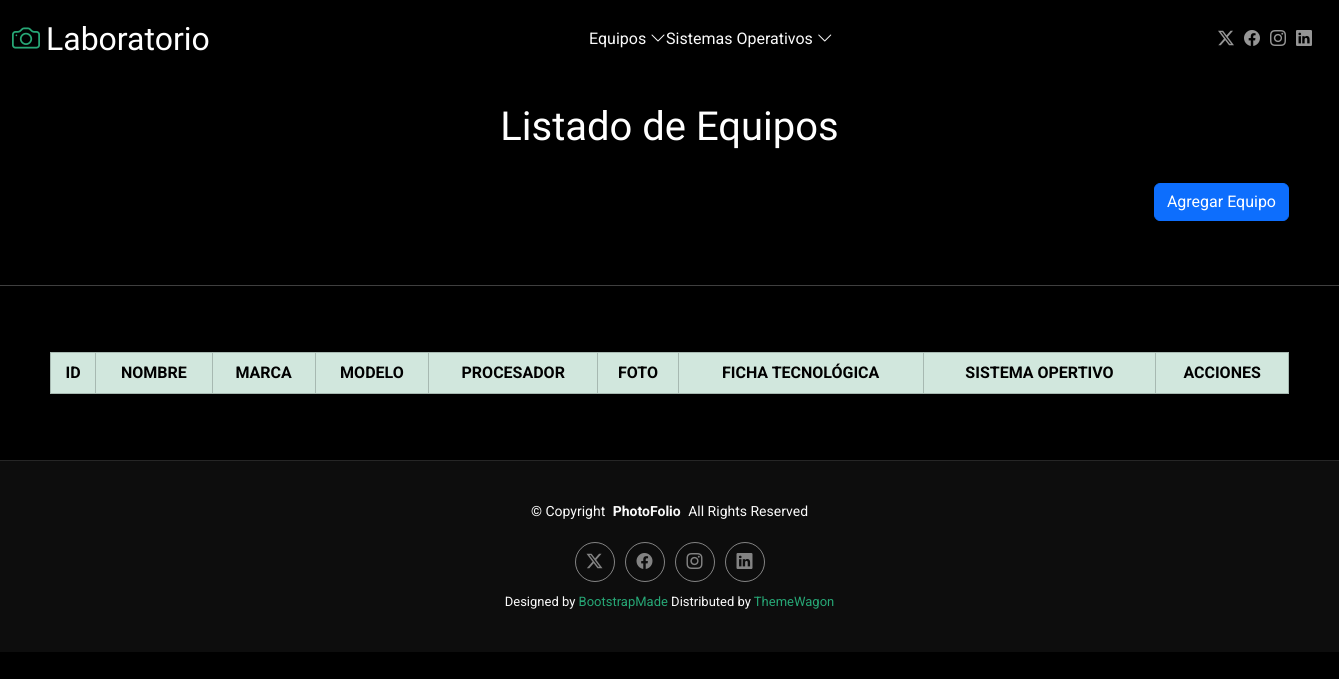
The app's page /inicioeq, older data.
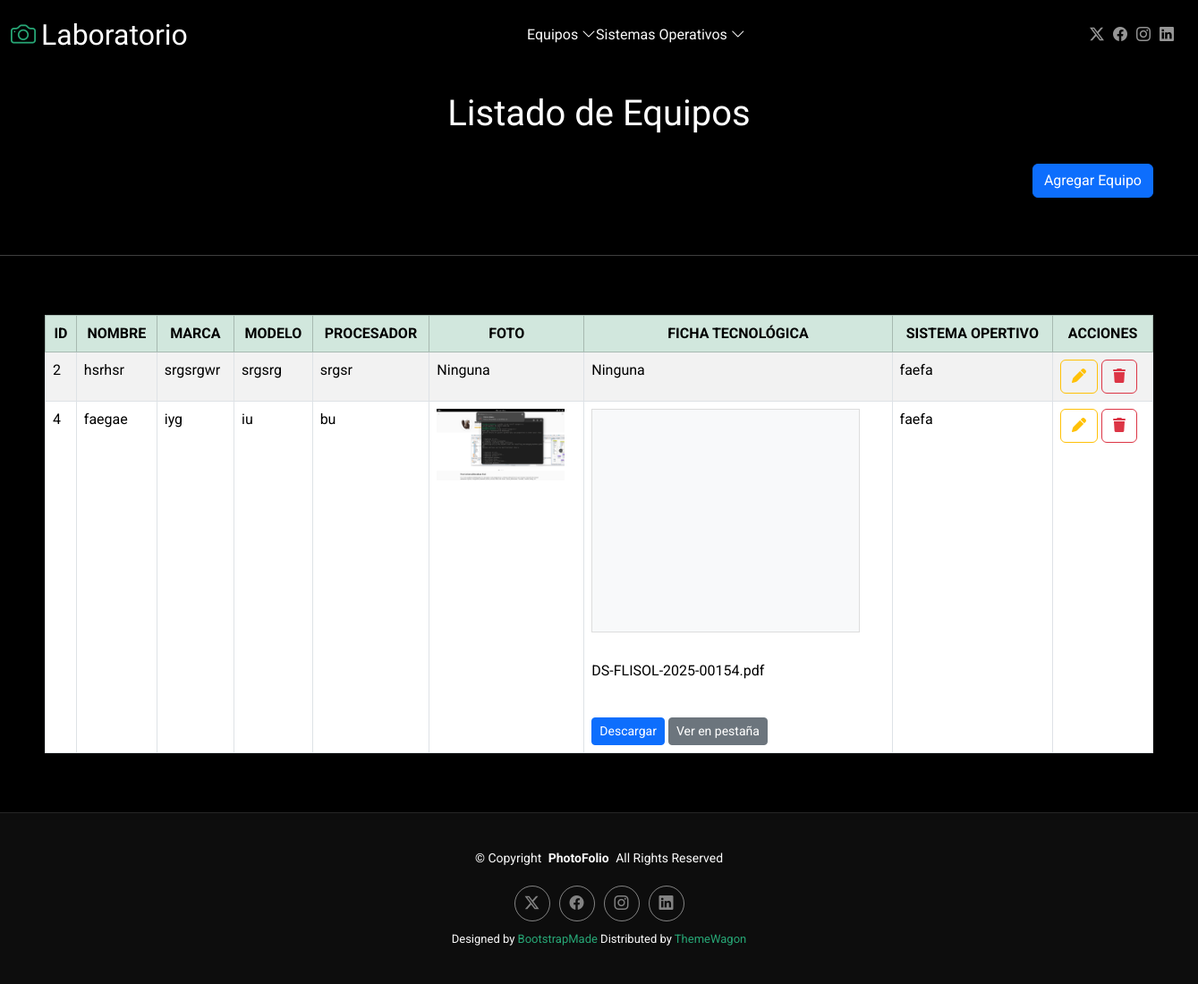
The same page, newer data.
### Aplicaciones/Equipo/models.py (models this page shows)
class Equipo(models.Model):
    nombre = models.CharField(max_length=100)
    marca = models.CharField(max_length=50)
    modelo = models.CharField(max_length=50)
    procesador = models.CharField(max_length=50)
    fotoe = models.FileField(upload_to='equipos')
    fichatec = models.FileField(upload_to='equipos')
    sistema_operativo = models.ForeignKey(SistemaOperativo, on_delete=models.CASCADE)

### Aplicaciones/SistemaOperativo/models.py (models this page shows, shortened)
class SistemaOperativo(models.Model):
    nombre = models.CharField(max_length=100)
    version = models.CharField(max_length=50)
    documentacion = models.FileField(upload_to='documentos_so/', null=True, blank=True)

### Aplicaciones/Equipo/views.py (the view)
# urls.py: path('inicioeq',views.inicio,name='inicioeq'),
def inicio(request):
    listadoEquipo=Equipo.objects.all()
    return render(request,"inicioeq.html",{'equipo':listadoEquipo})

### Aplicaciones/Equipo/templates/inicioeq.html (shortened to what this page needs)
{% extends 'plantilla.html' %}
{% load static %}
{% block body %}
<br>
<h1 class="text-center">Listado de Equipos</h1>
<br>
<div class="text-center " style="display: flex; justify-content: right;margin-right: 50px;">
    <a href="nuevoEquipo" class="btn btn-primary " >
        Agregar Equipo
    </a>
</div>
<br>
<br>
<hr>
<div style="width: 100%; height: auto; padding:  50px; ">
    <table class="table table-bordered table-striped table-hover mx-10" id= "tbl_equipo" >
        <thead>
            <tr class="table-success text-center">
                    <th>ID</th>
                    <th>NOMBRE</th>
                    <th>MARCA</th>
                    <th>MODELO</th>
                    <th>PROCESADOR</th>
                    <th>FOTO</th>
                    <th>FICHA TECNOLÓGICA</th>
                    <th>SISTEMA OPERTIVO</th>
                    <th>ACCIONES</th>
            </tr>
        </thead>
        <tbody>
            {% for equipoTemporal in equipo %}
                    <tr>
                        <td>{{equipoTemporal.id}}</td>
                        <td>{{equipoTemporal.nombre}}</td>
                        <td>{{equipoTemporal.marca}}</td>
                        <td>{{equipoTemporal.modelo}}</td>
                        <td>{{equipoTemporal.procesador}}</td>
                        <td>
                            {% if equipoTemporal.fotoe %}
                                <img src="{{equipoTemporal.fotoe.url}}" alt="" height="80px">
                            {% else %}
                                Ninguna
                            {% endif %}
                        </td>
                        <td>
                            {% if equipoTemporal.fichatec %}
                                <iframe
                                    src="{{ equipoTemporal.fichatec.url }} "
                                    width="300"
                                    height="250"
                                    style="border: 1px solid #ddd; background: #f8f9fa;"
                                    title="Vista previa del documento"
                                    type="application/pdf">
                                </iframe>
                                <br>
                                <br>
                                <p>{{ equipoTemporal.fichatec.name|slice:"8:" }}</p>
                                <br>
                                <a href="{{ equipoTemporal.fichatec.url }}" download class="btn btn-sm btn-primary">Descargar</a>
                                <a href="{{ equipoTemporal.fichatec.url }}" target="_blank" class="btn btn-sm btn-secondary">Ver en pestaña</a>
                            {% else %}
                                Ninguna
                            {% endif %}
                        </td>
                        <td>{{equipoTemporal.sistema_operativo.nombre}}</td>
                        <td>
                            <a href="editarEquipo/{{equipoTemporal.id}}" class="btn btn-outline-warning">
                                <i class="fa fa-pen"></i>
                            </a>
                            <a href="#" class="btn btn-outline-danger" onclick="confirmarEliminacion('{{equipoTemporal.id}}')">
                                <i class="fa fa-trash"></i>
                            </a>
                        </td>
                    </tr>
            {% endfor %}
        </tbody>
    </table>
</div>
{% endblock %}

### Aplicaciones/templates/plantilla.html (shortened to what this page needs)
{% load static %}
<!DOCTYPE html>
<html lang="en">
<head>
<link href="https://cdn.jsdelivr.net/npm/bootstrap@5.3.3/dist/css/bootstrap.min.css" rel="stylesheet">
<link rel="stylesheet" href="https://cdnjs.cloudflare.com/ajax/libs/font-awesome/6.7.2/css/all.min.css" />
<link rel="stylesheet" href="https://cdn.datatables.net/1.13.7/css/dataTables.bootstrap5.min.css">
<link rel="stylesheet" href="https://cdn.datatables.net/buttons/2.4.2/css/buttons.dataTables.min.css">
<link rel="stylesheet" href="https://cdnjs.cloudflare.com/ajax/libs/bootstrap-fileinput/5.5.4/css/fileinput.min.css" />
  <link href="{% static 'plantilla/Pho/assets/vendor/bootstrap/css/bootstrap.min.css'%}" rel="stylesheet">
  <link href="{% static 'plantilla/Pho/assets/vendor/bootstrap-icons/bootstrap-icons.css'%}" rel="stylesheet">
  <link href="{% static 'plantilla/Pho/assets/vendor/aos/aos.css'%}" rel="stylesheet">
  <link href="{% static 'plantilla/Pho/assets/vendor/glightbox/css/glightbox.min.css'%}" rel="stylesheet">
  <link href="{% static 'plantilla/Pho/assets/vendor/swiper/swiper-bundle.min.css'%}" rel="stylesheet">
  <link href="{% static 'plantilla/Pho/assets/css/main.css'%}" rel="stylesheet">
  <link rel="stylesheet" href="https://cdnjs.cloudflare.com/ajax/libs/font-awesome/6.7.2/css/all.min.css" />
</head>
<body class="index-page">
  <header id="header" class="header d-flex align-items-center sticky-top">
    <div class="container-fluid position-relative d-flex align-items-center justify-content-between">
      <a href="index.html" class="logo d-flex align-items-center me-auto me-xl-0">
        <i class="bi bi-camera"></i>
        <h1 class="sitename">Laboratorio</h1>
      </a>
      <nav id="navmenu" class="navmenu">
        <ul>
          <li class="dropdown"><span>Equipos</span> <i class="bi bi-chevron-down toggle-dropdown"></i></a>
          </li>
          <li class="dropdown"><span>Sistemas Operativos</span> <i class="bi bi-chevron-down toggle-dropdown"></i></a>
          </li>
        </ul>
      </nav>
      <div class="header-social-links">
        <a href="#" class="twitter"><i class="bi bi-twitter-x"></i></a>
        <a href="#" class="facebook"><i class="bi bi-facebook"></i></a>
        <a href="#" class="instagram"><i class="bi bi-instagram"></i></a>
        <a href="#" class="linkedin"><i class="bi bi-linkedin"></i></a>
      </div>
    </div>
  </header>
{% block body %}
{% endblock %}
<footer id="footer" class="footer">
  <div class="container">
    <div class="copyright text-center ">
      <p>© <span>Copyright</span> <strong class="px-1 sitename">PhotoFolio</strong> <span>All Rights Reserved</span></p>
    </div>
    <div class="social-links d-flex justify-content-center">
      <a href=""><i class="bi bi-twitter-x"></i></a>
      <a href=""><i class="bi bi-facebook"></i></a>
      <a href=""><i class="bi bi-instagram"></i></a>
      <a href=""><i class="bi bi-linkedin"></i></a>
    </div>
    <div class="credits">
      Designed by <a href="https://bootstrapmade.com/">BootstrapMade</a> Distributed by <a href="https://themewagon.com">ThemeWagon</a>
    </div>
  </div>
</footer>
</body>
</html>

### soportetec/static/plantilla/Pho/assets/css/main.css (style rules this page uses)
:root { --default-font: "Roboto", system-ui, -apple-system, "Segoe UI", Roboto, "Helvetica Neue", Arial, "Noto Sans", "Liberation Sans", sans-serif, "Apple Color Emoji", "Segoe UI Emoji", "Segoe UI Symbol", "Noto Color Emoji"; --heading-font: "Cardo", sans-serif; --nav-font: "Inter", sans-serif; }
:root { --background-color: #000000; --default-color: #fafafa; --heading-color: #ffffff; --accent-color: #27a776; --surface-color: #1a1a1a; --contrast-color: #ffffff; }
:root { --nav-color: rgba(255, 255, 255, 0.5); --nav-hover-color: #ffffff; --nav-mobile-background-color: #1a1a1a; --nav-dropdown-background-color: #1a1a1a; --nav-dropdown-color: rgba(255, 255, 255, 0.5); --nav-dropdown-hover-color: #ffffff; }
:root { scroll-behavior: smooth; }
body { color: var(--default-color); background-color: var(--background-color); font-family: var(--default-font); }
a { color: var(--accent-color); text-decoration: none; transition: 0.3s; }
h1, h2, h3, h4, h5, h6 { color: var(--heading-color); font-family: var(--heading-font); }
.header { color: var(--default-color); background-color: var(--background-color); padding: 20px 0; transition: all 0.5s; z-index: 997; border-bottom: 1px solid var(--background-color); }
.header .logo { line-height: 1; }
.header .logo h1 { font-size: 32px; margin: 0; font-weight: 400; color: var(--heading-color); }
.header .logo i { font-size: 28px; margin-right: 6px; }
.header .header-social-links { padding-right: 15px; }
.header .header-social-links a { color: color-mix(in srgb, var(--default-color), transparent 40%); padding-left: 6px; display: inline-block; transition: 0.3s; font-size: 16px; }
.header .header-social-links a i { line-height: 0px; }
@media (min-width: 1200px) { .navmenu { padding: 0; } }
@media (min-width: 1200px) { .navmenu ul { margin: 0; padding: 0; display: flex; list-style: none; align-items: center; } }
@media (min-width: 1200px) { .navmenu li { position: relative; } }
.footer { --background-color: color-mix(in srgb, var(--default-color), transparent 95%); border-top: 1px solid color-mix(in srgb, var(--default-color), transparent 90%); color: var(--default-color); background-color: var(--background-color); font-size: 14px; padding: 40px 0; position: relative; }
.footer .copyright p { margin-bottom: 0; }
.footer .social-links { margin-top: 20px; }
.footer .social-links a { display: flex; align-items: center; justify-content: center; width: 40px; height: 40px; border-radius: 50%; border: 1px solid color-mix(in srgb, var(--default-color), transparent 50%); font-size: 16px; color: color-mix(in srgb, var(--default-color), transparent 50%); margin: 0 5px; transition: 0.3s; }
.footer .credits { margin-top: 10px; font-size: 13px; text-align: center; }

Row changes from the older to the newer data that the page shows:
added Equipo: id "2", nombre "hsrhsr", marca "srgsrgwr", modelo "srgsrg", procesador "srgsr", fotoe "Ninguna", fichatec "Ninguna", sistema_operativo.nombre "faefa"
added Equipo: id "4", nombre "faegae", marca "iyg", modelo "iu", procesador "bu", fotoe (picture), fichatec.name "DS-FLISOL-2025-00154.pdf", sistema_operativo.nombre "faefa"
